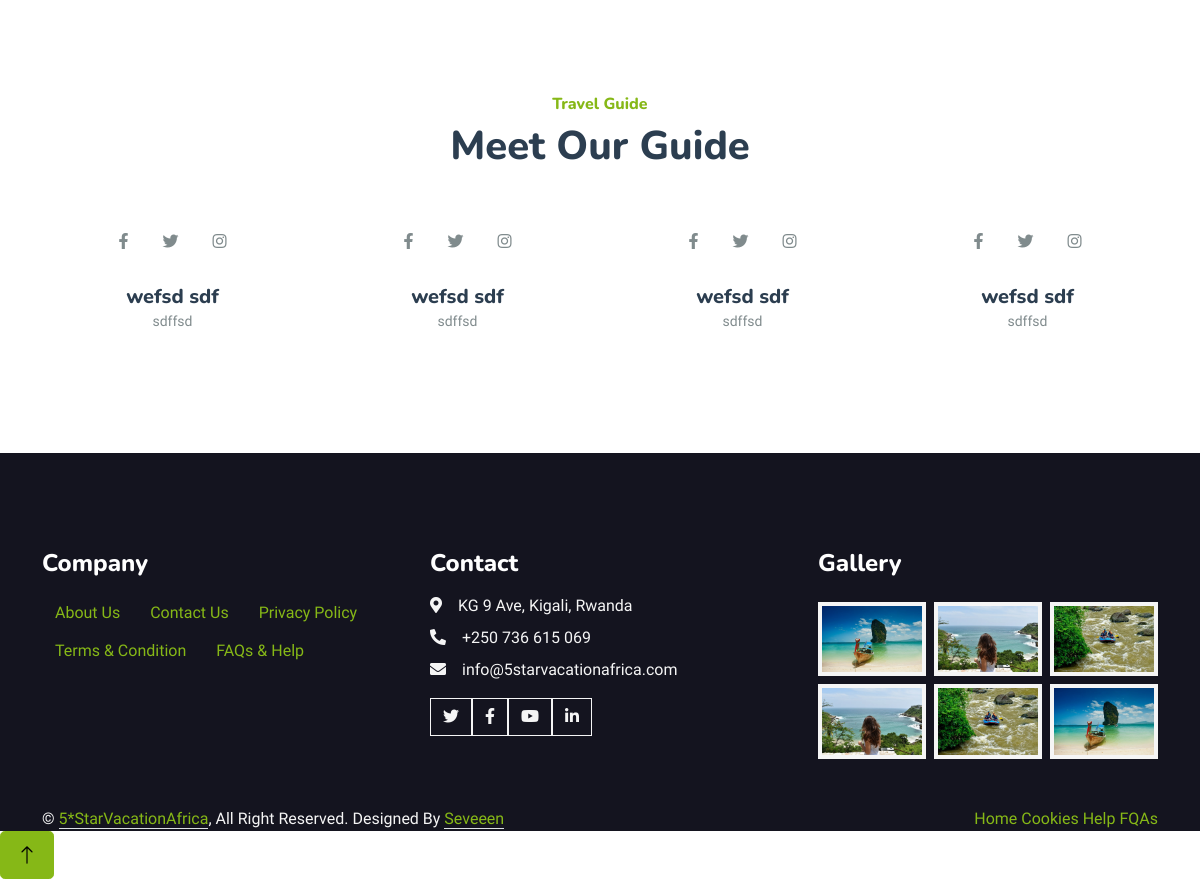
Before: /team.php (lower part) with the older database file.
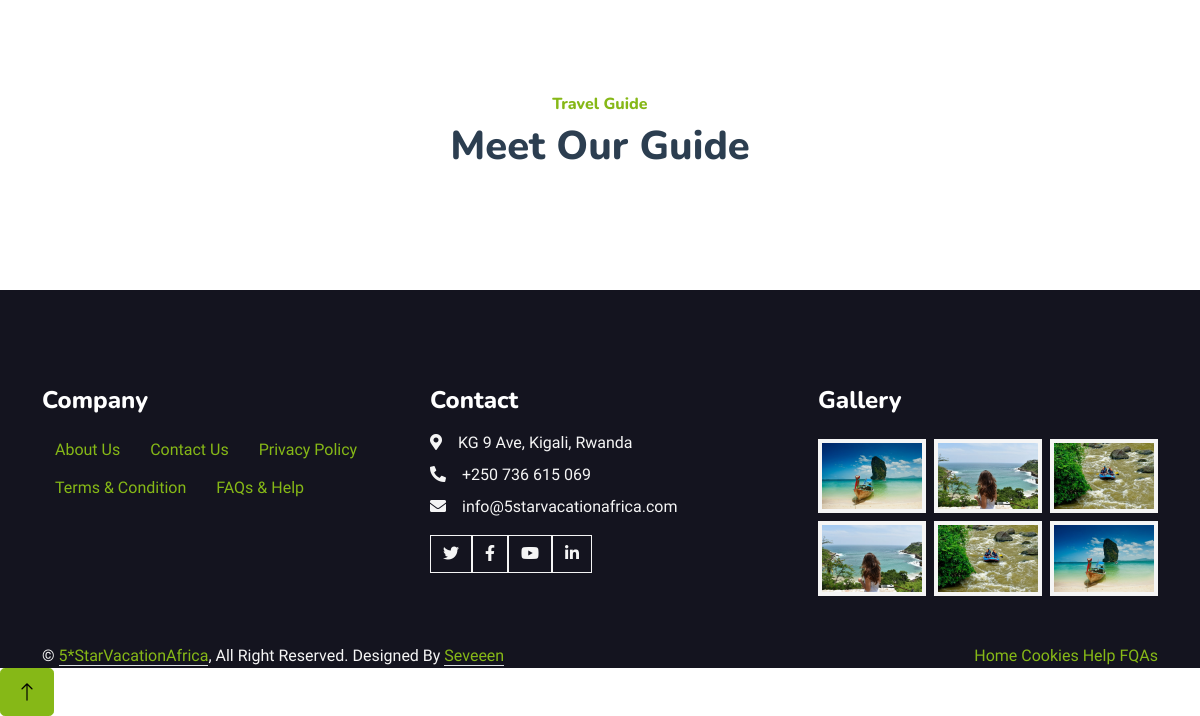
After: the same page with the newer database file.
### tables this page shows
CREATE TABLE `Guides` (
  `GuideID` int(11) NOT NULL AUTO_INCREMENT,
  `GuideFname` varchar(50) NOT NULL,
  `GuideLname` varchar(50) NOT NULL,
  `GuideSpecialization` varchar(100) NOT NULL,
  `GuidePicture` varchar(255) DEFAULT NULL,
  `GuideFacebook` varchar(255) DEFAULT NULL,
  `GuideTwitter` varchar(255) DEFAULT NULL,
  `GuideInstagram` varchar(255) DEFAULT NULL,
  `GuideStatus` tinyint(1) DEFAULT 1,
  `GuideDateCreated` datetime DEFAULT current_timestamp(),
  `GuideDateUpdated` datetime DEFAULT current_timestamp() ON UPDATE current_timestamp(),
  PRIMARY KEY (`GuideID`)
);

### team.php (the view, shortened to what this page needs)
<?php
require("lib/header.php");
@require("lib/drive.php");
$con = $pdo;
?>
    <?php
$sql = "SELECT * FROM Guides WHERE GuideStatus = 1";
$stmt = $con->prepare($sql);
$stmt->execute();
$guides = $stmt->fetchAll(PDO::FETCH_ASSOC);
?>
<div class="container-xxl py-5">
    <div class="container" id="MeetOurGuide">
        <div class="text-center wow fadeInUp" data-wow-delay="0.1s">
            <h6 class="section-title bg-white text-center text-primary px-3">Travel Guide</h6>
            <h1 class="mb-5">Meet Our Guide</h1>
        </div>
        <div class="row g-4">
            <?php foreach ($guides as $guide): ?>
                <div class="col-lg-3 col-md-6 wow fadeInUp" data-wow-delay="0.1s">
                    <div class="team-item">
                        <div class="overflow-hidden">
                        </div>
                        <div class="position-relative d-flex justify-content-center" style="margin-top: -19px;">
                            <?php if ($guide['GuideFacebook']): ?>
                                <a class="btn btn-square mx-1" href="<?php echo htmlspecialchars($guide['GuideFacebook']); ?>"><i class="fab fa-facebook-f"></i></a>
                            <?php endif; ?>
                            <?php if ($guide['GuideTwitter']): ?>
                                <a class="btn btn-square mx-1" href="<?php echo htmlspecialchars($guide['GuideTwitter']); ?>"><i class="fab fa-twitter"></i></a>
                            <?php endif; ?>
                            <?php if ($guide['GuideInstagram']): ?>
                                <a class="btn btn-square mx-1" href="<?php echo htmlspecialchars($guide['GuideInstagram']); ?>"><i class="fab fa-instagram"></i></a>
                            <?php endif; ?>
                        </div>
                        <div class="text-center p-4">
                            <h5 class="mb-0"><?php echo htmlspecialchars($guide['GuideFname'] . ' ' . $guide['GuideLname']); ?></h5>
                            <small><?php echo htmlspecialchars($guide['GuideSpecialization']); ?></small>
                        </div>
                    </div>
                </div>
            <?php endforeach; ?>
        </div>
    </div>
</div>
    <?php
require("lib/footer.php");
?>

Changed rows visible on the page:
removed guides: GuideFname+GuideLname "wefsd sdf", GuideSpecialization "sdffsd"
removed guides: GuideFname+GuideLname "wefsd sdf", GuideSpecialization "sdffsd"
removed guides: GuideFname+GuideLname "wefsd sdf", GuideSpecialization "sdffsd"
removed guides: GuideFname+GuideLname "wefsd sdf", GuideSpecialization "sdffsd"
